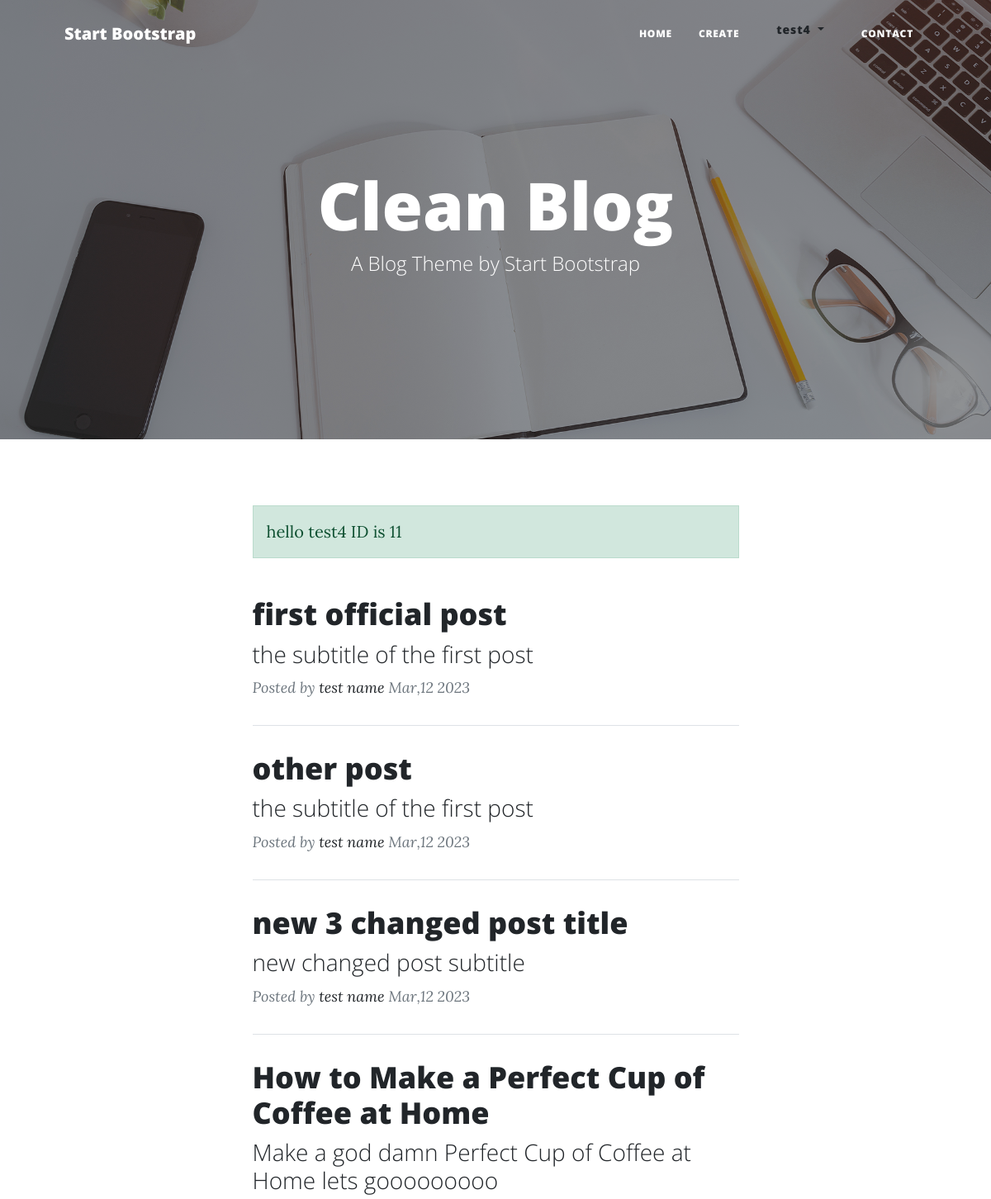
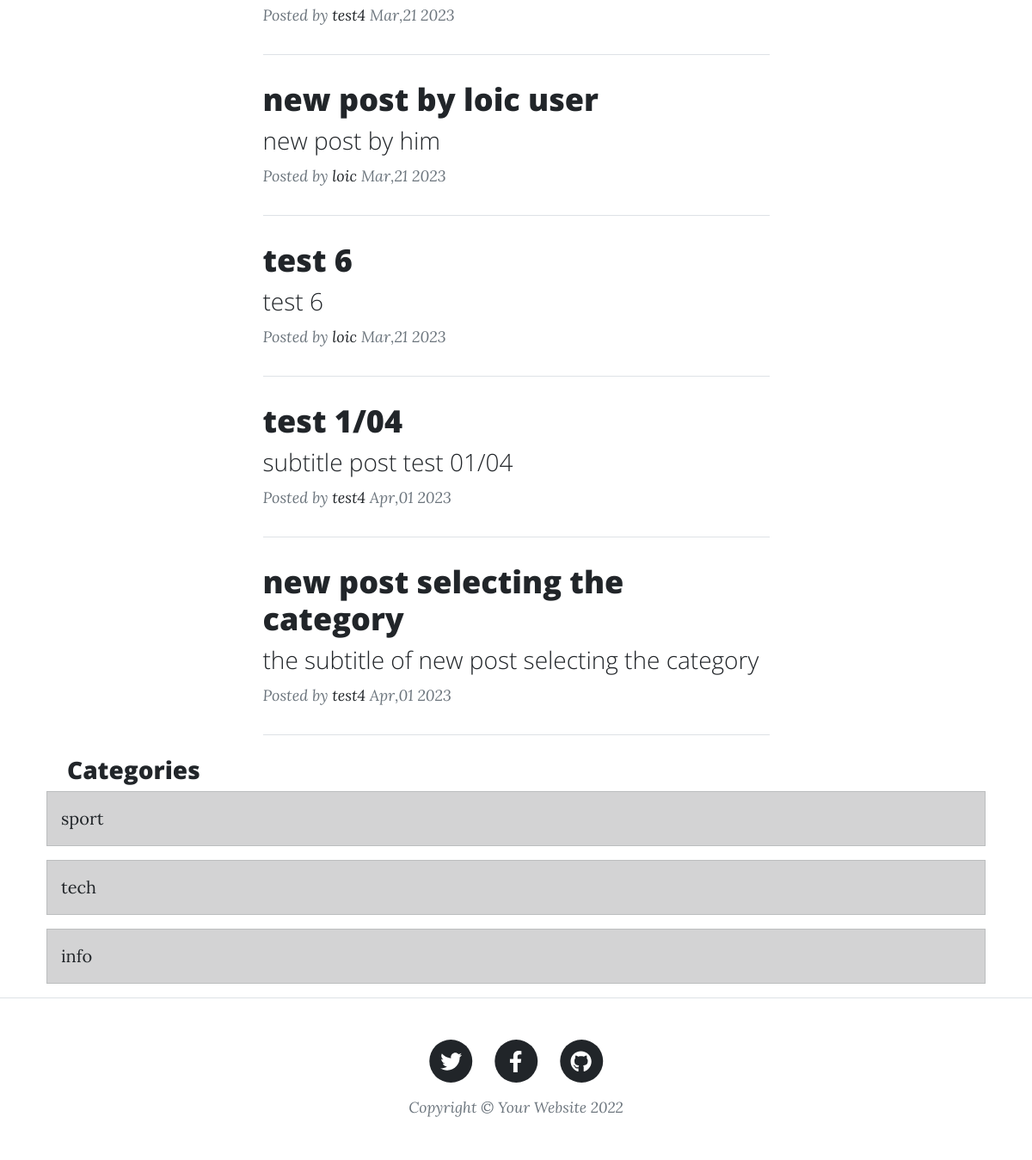
/index.php?success=loginsuccess (signed in), run on the app's committed database (2 pictures, top to bottom).
### tables this page shows
CREATE TABLE IF NOT EXISTS `posts` (
  `postID` int NOT NULL AUTO_INCREMENT,
  `title` varchar(200) NOT NULL,
  `subtitle` varchar(200) NOT NULL,
  `body` text NOT NULL,
  `image` varchar(200) NOT NULL,
  `user_id` varchar(3) NOT NULL,
  `create_at` timestamp NOT NULL DEFAULT CURRENT_TIMESTAMP,
  `username` varchar(200) NOT NULL,
  `post_cat` int NOT NULL DEFAULT '1',
  PRIMARY KEY (`postID`)
);

CREATE TABLE IF NOT EXISTS `categories` (
  `catID` int NOT NULL AUTO_INCREMENT,
  `category_name` varchar(200) NOT NULL DEFAULT '0',
  `created_at` timestamp NOT NULL DEFAULT CURRENT_TIMESTAMP,
  PRIMARY KEY (`catID`)
);

### includes/show_post_cat_query.php (called while the page is built)
<?php
$catquyery = "SELECT * FROM categories";
$catresult = $conn->query($catquyery);
$catRows = array();
while ($catRow = $catresult->fetch_object()) {
    $catRows[] = $catRow;
}

### index.php (the view)
<?php
require_once "./includes/header.php";
require_once "./config/config.php";
$query = "SELECT * FROM posts";
$result = $conn->query($query);
$rows = array();
while ($row = $result->fetch_object()) {
    $rows[] = $row;
}
require_once "./includes/show_post_cat_query.php";
?>
<div class="row gx-4 gx-lg-5 justify-content-center">
    <div class="col-md-10 col-lg-8 col-xl-7">
        <?php
        if (isset($_SESSION['username'])) {
            echo '<p class="alert alert-success"> hello ' . $_SESSION['username'] . ' ID is ' . $_SESSION['user_id'] . "</p>";
        } else {
            echo "login to see your name";
        }
        ?>
    </div>
    <div class="col-md-10 col-lg-8 col-xl-7">
        <?php foreach ($rows as $row) : ?>
            <div class="post-preview">
                <a href="http://localhost/clean_post/posts/post.php?post_id=<?php echo $row->postID;; ?>">
                    <h2 class="post-title"><?php echo $row->title; ?></h2>
                    <h3 class="post-subtitle"><?php echo $row->subtitle; ?></h3>
                </a>
                <p class="post-meta">
                    Posted by
                    <a href="#!"><?php echo $row->username ?></a>
                    <?php echo date('M', strtotime($row->create_at)) . ',' . date('d', strtotime($row->create_at)) . ' ' . date('Y', strtotime($row->create_at)); ?>
                </p>
            </div>
            <hr class="my-4" />
        <?php endforeach; ?>
    </div>
    <h3 class="h3">Categories</h3>
    <?php foreach ($catRows as $catRow) { ?>
        <div class="alert alert-dark" role="alert">
            <a href="http://localhost/clean_post/categories/category.php?cat_id=<?php echo $catRow->catID; ?>"><?php echo $catRow->category_name; ?></a>
        </div>
    <?php } ?>
</div>
<?php
require_once "./includes/footer.php";
?>

### data on the page
posts: title "first official post", subtitle "the subtitle of the first post", username "test name", create_at "Mar", create_at "12", create_at "2023"
posts: title "other post", subtitle "the subtitle of the first post", username "test name", create_at "Mar", create_at "12", create_at "2023"
posts: title "new 3 changed post title", subtitle "new changed post subtitle", username "test name", create_at "Mar", create_at "12", create_at "2023"
posts: title "How to Make a Perfect Cup of Coffee at Home", subtitle "Make a god damn Perfect Cup of Coffee at Home lets gooooooooo", username "test4", create_at "Mar", create_at "21", create_at "2023"
posts: title "new post by loic user", subtitle "new post by him", username "loic", create_at "Mar", create_at "21", create_at "2023"
posts: title "test 6", subtitle "test 6", username "loic", create_at "Mar", create_at "21", create_at "2023"
posts: title "test 1/04", subtitle "subtitle post test 01/04", username "test4", create_at "Apr", create_at "01", create_at "2023"
posts: title "new post selecting the category", subtitle "the subtitle of new post selecting the category", username "test4", create_at "Apr", create_at "01", create_at "2023"
categories: category_name "sport"
categories: category_name "tech"
categories: category_name "info"

### other printed values
$_SESSION['username'] "test4"
$_SESSION['user_id'] "11"
